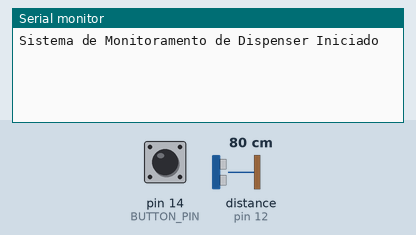
This sketch was run on a simulated Arduino Uno, built with avr-gcc and run on an emulated ATmega328P. On the bench: the last lines printed to the serial monitor. Wiring (inferred from the names in the program): ultrasonic range finder: trigger pin 13; echo pin 12. Inputs (shaded band) come from the test bench; at power-on: distance to the obstacle (sensor on pin 12) 80 cm, pin 14 (BUTTON_PIN) HIGH. The echo pulse lasts 58.3 µs per cm.

Above: at 1.2 s.
1.3 s: distance to the obstacle (sensor on pin 12) set to 2 cm
At 1.47 s:
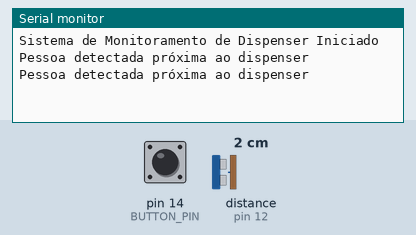
3.2 s: pin 14 (BUTTON_PIN) pulled LOW for 0.15 s
At 3.45 s:
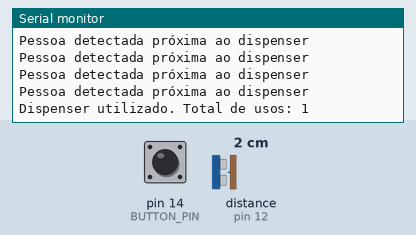
4.8 s: pin 14 (BUTTON_PIN) pulled LOW for 1 s
At 5.7 s:
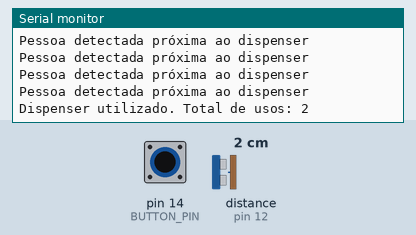

Measured:
- after the input at 1.3 s, the serial monitor: prints a new line after 0.07 s (image 1)
- after the input at 3.2 s, the serial monitor: prints a new line after 0.14 s (image 2)
- after the input at 4.8 s, the serial monitor: prints a new line after 0.11 s (image 3)

The sketch:

aula3_HC-SR04.ino
```cpp
#define TRIGGER_PIN 13
#define ECHO_PIN 12
#define BUTTON_PIN 14
long duration;
int distancia;
int contador = 0;

void setup() {
  Serial.begin(115200);
  pinMode(TRIGGER_PIN, OUTPUT);
  pinMode(ECHO_PIN, INPUT);
  pinMode(BUTTON_PIN, INPUT_PULLUP);

  Serial.println("Sistema de Monitoramento de Dispenser Iniciado");
}

void loop() {
  // Gera um pulso de 10 microssegundos no pino Trigger para iniciar a medição
  digitalWrite(TRIGGER_PIN, LOW);
  delayMicroseconds(2);
  digitalWrite(TRIGGER_PIN, HIGH);
  delayMicroseconds(10);
  digitalWrite(TRIGGER_PIN, LOW);

  // Lê a duração do pulso no pino Echo
  duration = pulseIn(ECHO_PIN, HIGH);

  // Calcula a distância em centímetros
  distancia = duration * 0.034 / 2;

  if (distancia > 0 && distancia <= 20) {  //detecta até 20 cm
    Serial.println("Pessoa detectada próxima ao dispenser");

    // Verifica se o botão foi pressionado para simular o uso do dispenser
    if (digitalRead(BUTTON_PIN) == LOW) { // LOW indica que o botão foi pressionado
      delay(50); // debounce
      if (digitalRead(BUTTON_PIN) == LOW) {
        contador++; // Incrementa o contador de usos do dispenser
        Serial.print("Dispenser utilizado. Total de usos: ");
        Serial.println(contador);

        while (digitalRead(BUTTON_PIN) == LOW);
      }
    }
  }

  delay(100);  // Aguarda um pouco antes da próxima verificação
}
```
